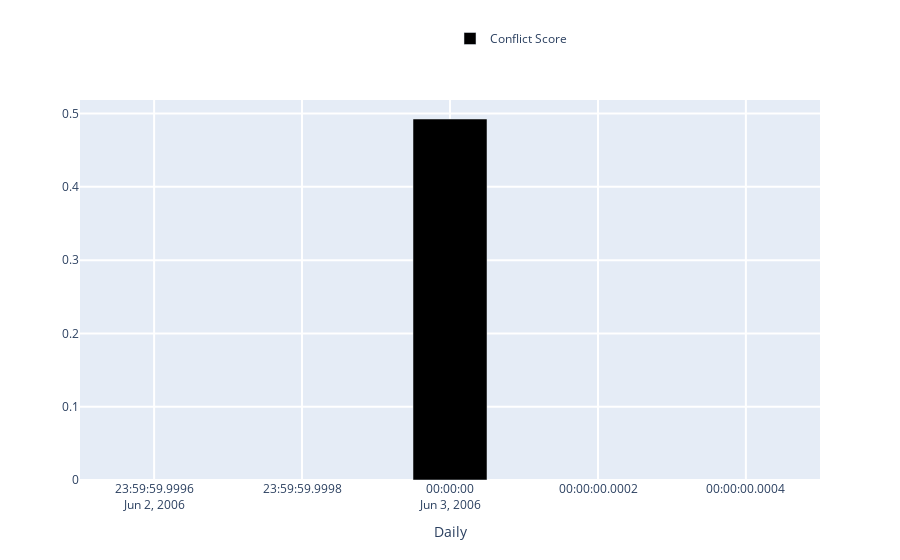

Notebook cell for this chart:
### Markdown cell above
<span style="color: #626262"> Try yourself! This is what will happen when you select an editor: </span>

### Code cell
### ----------------------------------------------------------------- ###
### TRY YOURSELF! THIS IS WHAT WILL HAPPEN WHEN YOU SELECT AN EDITOR  ###
### ----------------------------------------------------------------- ###

## This is the page you used ##
print('The page that is being used:', the_page['title'], f'({lng_selected.upper()})')

## Use the variable from the last notebook: conflicts_by_editors (pd.DataFrame)        ##
## Display the dataframe using interactive grid, you could learn more through the doc: ##
## https://qgrid.readthedocs.io/en/latest/                                             ##
qgrid.set_grid_option('maxVisibleRows', 5)
qgrid_init = qgrid.show_grid(conflicts_by_editors)
display(qgrid_init)

## Get the editor info with Wikipedia API (get_editor() method), more details you could check: ##
## https://github.com/gesiscss/wikiwho_demo/blob/master/external/api.py                        ##
## https://github.com/gesiscss/wikiwho_demo/blob/master/external/wikipedia.py                  ##
wikipedia_dv = WikipediaDV(WikipediaAPI(lng=lng_selected))

# This is an example editor index. You could change it manully by typing in a new index from
# the above grid, e.g. 737021
editor_input_id = conflicts_by_editors.index[1]

# Get the editor's information in the form of pd.DataFrame
editor_info = wikipedia_dv.get_editor(int(editor_input_id))

## Display the basic information of the selected editor ##
editor_url = f'{wikipedia_dv.api.base}action=query&list=users&ususerids={editor_input_id}&usprop=blockinfo|editcount|registration|gender&format=json'
print("Editor's metadata can be found in:")
print(editor_url)
display(md("### Current Selection:"))
display(editor_info.to_frame('values'))

## Interactive evolution of conflict score of this editor, using ConflictCalculatorListener, more details see ##
## https://github.com/gesiscss/wikiwho_demo/blob/master/visualization/calculator_listener.py                  ##
display(md(f"#### Evolution of the Conflict Score of *{editor_info['name']}*"))

# Dataframe containing the elegible actions info of the editor for interactive.
editor_df = conflict_calculator.elegible_actions[conflict_calculator.elegible_actions['editor'] == str(editor_input_id)].copy()
           
# Create a ConflictCalculatorListener instance.
conflicts_cal_listener = ConflictCalculatorListener(editor_df)

# Set parameters.
begin_date = date(2005, 3, 1)
end_date = date(2019, 6, 1)
frequency = 'Daily' # 'Monthly', 'Daily'

# The metrics we need:
# ['Conflict Score', 'Absolute Conflict Score', 'Conflict Ratio', 'Number of Conflicts',
#  'Total Elegible Actions', 'Total Conflict Time', 'Total Elegible Time', 
# 'Time per Conflict Action', 'Time per Elegible Action', ('None')]
# Note: only 'red_line' has 'None' option.
black_line = 'Conflict Score'
red_line = 'None'
           
print('Time range from', begin_date.strftime("%Y-%m-%d"), 'to', end_date.strftime("%Y-%m-%d"))
print('Total Page conflict score:', conflict_calculator.get_page_conflict_score())
           
conflicts_cal_listener.listen(
    _range1 = begin_date,
    _range2 = end_date,
    granularity = frequency,
    black = black_line,
    red = red_line
)
           
# store the editor_input_id and editor_info for the usage in next notebook.
%store editor_input_id
%store editor_info

### Figure 1 — Plotly figure (JSON) as saved in the notebook; plotly's stock layout.template omitted (floating-point values rounded to 4 significant figures)
{"data": [{"marker": {"color": "rgba(0, 0, 0, 1)"}, "name": "Conflict Score", "type": "bar", "x": ["2006-06-03T00:00:00+00:00"], "y": [0.4926]}], "layout": {"bargap": 0.9, "barmode": "group", "hovermode": "closest", "legend": {"x": 0.5, "y": 1.2}, "showlegend": true, "xaxis": {"gridwidth": 2, "ticklen": 5, "title": {"text": "Daily"}, "zeroline": true}, "yaxis": {"gridwidth": 2, "ticklen": 5}}}
